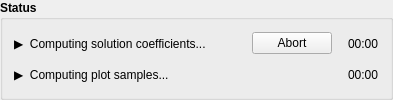
       <widget class="ComputationStatusBox" name="computationStatusBox">
        <property name="font">
         <font>
          <weight>75</weight>
          <bold>true</bold>
         </font>
        </property>
        <property name="title">
         <string>Status</string>
        </property>
        <layout class="QVBoxLayout" name="verticalLayout_5">
         <item>
          <widget class="QWidget" name="widget_coeffStatus" native="true">
           <property name="font">
            <font>
             <weight>50</weight>
             <bold>false</bold>
            </font>
           </property>
           <layout class="QHBoxLayout" name="horizontalLayout_coefficients">
            <property name="leftMargin">
             <number>0</number>
            </property>
            <property name="topMargin">
             <number>0</number>
            </property>
            <property name="rightMargin">
             <number>0</number>
            </property>
            <property name="bottomMargin">
             <number>0</number>
            </property>
            <item>
             <widget class="QLabel" name="label_coeffStatus">
              <property name="text">
               <string>▶  Computing solution coefficients...</string>
              </property>
             </widget>
            </item>
            <item>
             <spacer name="horizontalSpacer_14">
              <property name="orientation">
               <enum>Qt::Horizontal</enum>
              </property>
              <property name="sizeHint" stdset="0">
               <size>
                <width>40</width>
                <height>20</height>
               </size>
              </property>
             </spacer>
            </item>
            <item>
             <widget class="QPushButton" name="pushButton_abort">
              <property name="text">
               <string>Abort</string>
              </property>
              <property name="icon">
               <iconset resource="../resources/resources.qrc">
                <normaloff>:/icons/process-stop.svg</normaloff>:/icons/process-stop.svg</iconset>
              </property>
             </widget>
            </item>
            <item>
             <spacer name="horizontalSpacer_2">
              <property name="orientation">
               <enum>Qt::Horizontal</enum>
              </property>
              <property name="sizeType">
               <enum>QSizePolicy::Fixed</enum>
              </property>
              <property name="sizeHint" stdset="0">
               <size>
                <width>10</width>
                <height>20</height>
               </size>
              </property>
             </spacer>
            </item>
            <item>
             <widget class="QLabel" name="label_coeffTime">
              <property name="text">
               <string>00:00</string>
              </property>
             </widget>
            </item>
           </layout>
          </widget>
         </item>
         <item>
          <widget class="QWidget" name="widget_plotStatus" native="true">
           <property name="font">
            <font>
             <weight>50</weight>
             <bold>false</bold>
            </font>
           </property>
           <layout class="QHBoxLayout" name="horizontalLayout_11">
            <property name="leftMargin">
             <number>0</number>
            </property>
            <property name="topMargin">
             <number>1</number>
            </property>
            <property name="rightMargin">
             <number>0</number>
            </property>
            <property name="bottomMargin">
             <number>0</number>
            </property>
            <item>
             <widget class="QLabel" name="label_plotStatus">
              <property name="text">
               <string>▶  Computing plot samples...</string>
              </property>
             </widget>
            </item>
            <item>
             <spacer name="horizontalSpacer_15">
              <property name="orientation">
               <enum>Qt::Horizontal</enum>
              </property>
              <property name="sizeHint" stdset="0">
               <size>
                <width>40</width>
                <height>20</height>
               </size>
              </property>
             </spacer>
            </item>
            <item>
             <widget class="QLabel" name="label_plotTime">
              <property name="text">
               <string>00:00</string>
              </property>
             </widget>
            </item>
           </layout>
          </widget>
         </item>
        </layout>
       </widget>
